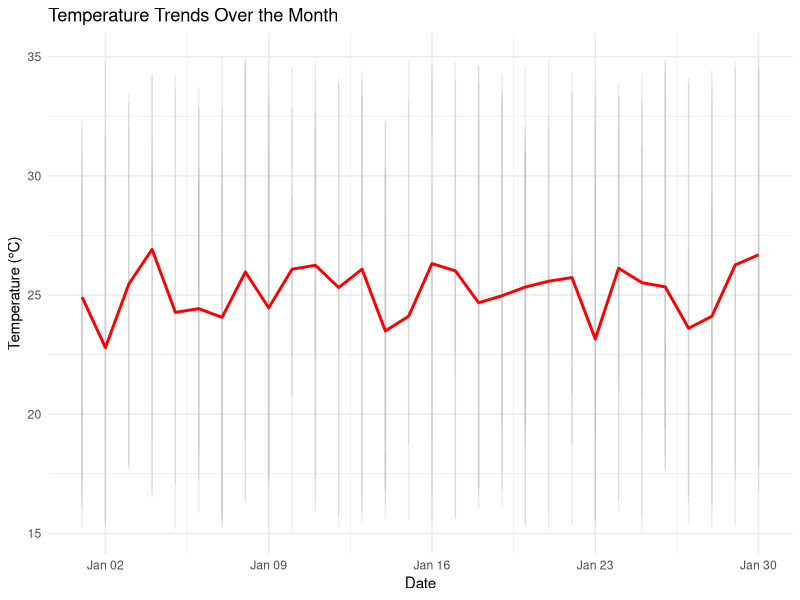

The R script that drew this image:
library(dplyr)
library(ggplot2)
library(lubridate)  # For date handling

# Load your dataset
weather_data <- read.csv("weather_data.csv") %>%
  mutate(date = as.Date(date))  # Ensure date column is proper Date type

# Prepare data for daily average temperature
daily_avg_temp <- weather_data %>%
  group_by(date) %>%
  summarise(avg_temp = mean(temperature, na.rm = TRUE))

# Create a line plot for temperature with daily average
ggplot() +
  # Individual temperature readings (if you have multiple readings per day)
  geom_line(data = weather_data, 
            aes(x = date, y = temperature, group = date), 
            alpha = 0.3, color = "gray") +
  # Daily average line
  geom_line(data = daily_avg_temp, 
            aes(x = date, y = avg_temp), 
            color = "red", size = 1) +
  labs(title = "Temperature Trends Over the Month",
       x = "Date",
       y = "Temperature (°C)") +
  theme_minimal() +
  scale_x_date(date_labels = "%b %d", date_breaks = "1 week")













